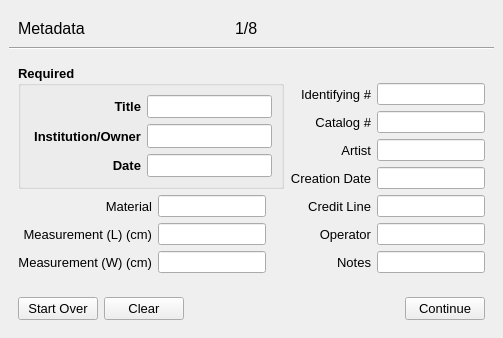
          <widget class="QWidget" name="metadataOp">
           <layout class="QVBoxLayout" name="verticalLayout_7">
            <property name="leftMargin">
             <number>0</number>
            </property>
            <property name="topMargin">
             <number>0</number>
            </property>
            <property name="rightMargin">
             <number>0</number>
            </property>
            <property name="bottomMargin">
             <number>0</number>
            </property>
            <item>
             <widget class="QWidget" name="metadataWidget" native="true">
              <layout class="QVBoxLayout" name="verticalLayout_5">
               <item>
                <widget class="QWidget" name="metadataInfoBar" native="true">
                 <property name="sizePolicy">
                  <sizepolicy hsizetype="Preferred" vsizetype="Preferred">
                   <horstretch>0</horstretch>
                   <verstretch>1</verstretch>
                  </sizepolicy>
                 </property>
                 <layout class="QHBoxLayout" name="horizontalLayout_2">
                  <property name="bottomMargin">
                   <number>3</number>
                  </property>
                  <item>
                   <widget class="QLabel" name="metadataPageTitle">
                    <property name="sizePolicy">
                     <sizepolicy hsizetype="Preferred" vsizetype="Preferred">
                      <horstretch>1</horstretch>
                      <verstretch>0</verstretch>
                     </sizepolicy>
                    </property>
                    <property name="font">
                     <font>
                      <pointsize>12</pointsize>
                     </font>
                    </property>
                    <property name="text">
                     <string>Metadata</string>
                    </property>
                   </widget>
                  </item>
                  <item>
                   <widget class="QLabel" name="metadataPageNum">
                    <property name="sizePolicy">
                     <sizepolicy hsizetype="Preferred" vsizetype="Preferred">
                      <horstretch>1</horstretch>
                      <verstretch>0</verstretch>
                     </sizepolicy>
                    </property>
                    <property name="font">
                     <font>
                      <pointsize>12</pointsize>
                     </font>
                    </property>
                    <property name="text">
                     <string>1/8</string>
                    </property>
                   </widget>
                  </item>
                  <item>
                   <spacer name="horizontalSpacer">
                    <property name="orientation">
                     <enum>Qt::Horizontal</enum>
                    </property>
                    <property name="sizeHint" stdset="0">
                     <size>
                      <width>40</width>
                      <height>20</height>
                     </size>
                    </property>
                   </spacer>
                  </item>
                 </layout>
                </widget>
               </item>
               <item>
                <widget class="Line" name="line">
                 <property name="orientation">
                  <enum>Qt::Horizontal</enum>
                 </property>
                </widget>
               </item>
               <item>
                <widget class="QWidget" name="metadataMainWidget" native="true">
                 <property name="sizePolicy">
                  <sizepolicy hsizetype="Preferred" vsizetype="Preferred">
                   <horstretch>0</horstretch>
                   <verstretch>10</verstretch>
                  </sizepolicy>
                 </property>
                 <layout class="QVBoxLayout" name="verticalLayout_8">
                  <property name="leftMargin">
                   <number>0</number>
                  </property>
                  <property name="topMargin">
                   <number>0</number>
                  </property>
                  <property name="rightMargin">
                   <number>0</number>
                  </property>
                  <property name="bottomMargin">
                   <number>0</number>
                  </property>
                  <item>
                   <widget class="QWidget" name="metadataMain" native="true">
                    <property name="sizePolicy">
                     <sizepolicy hsizetype="Preferred" vsizetype="Preferred">
                      <horstretch>0</horstretch>
                      <verstretch>8</verstretch>
                     </sizepolicy>
                    </property>
                    <layout class="QGridLayout" name="gridLayout_22">
                     <item row="15" column="1">
                      <widget class="QLineEdit" name="materialInput">
                       <property name="sizePolicy">
                        <sizepolicy hsizetype="Expanding" vsizetype="Expanding">
                         <horstretch>0</horstretch>
                         <verstretch>0</verstretch>
                        </sizepolicy>
                       </property>
                      </widget>
                     </item>
                     <item row="16" column="7">
                      <widget class="QLineEdit" name="operatorInput">
                       <property name="sizePolicy">
                        <sizepolicy hsizetype="Expanding" vsizetype="Expanding">
                         <horstretch>0</horstretch>
                         <verstretch>0</verstretch>
                        </sizepolicy>
                       </property>
                      </widget>
                     </item>
                     <item row="17" column="7">
                      <widget class="QLineEdit" name="notesInput">
                       <property name="sizePolicy">
                        <sizepolicy hsizetype="Expanding" vsizetype="Expanding">
                         <horstretch>0</horstretch>
                         <verstretch>0</verstretch>
                        </sizepolicy>
                       </property>
                      </widget>
                     </item>
                     <item row="15" column="0">
                      <widget class="QLabel" name="materialLabel">
                       <property name="font">
                        <font>
                         <pointsize>10</pointsize>
                        </font>
                       </property>
                       <property name="layoutDirection">
                        <enum>Qt::LeftToRight</enum>
                       </property>
                       <property name="text">
                        <string>Material</string>
                       </property>
                       <property name="alignment">
                        <set>Qt::AlignRight|Qt::AlignTrailing|Qt::AlignVCenter</set>
                       </property>
                      </widget>
                     </item>
                     <item row="16" column="1">
                      <widget class="QLineEdit" name="measurementLInput">
                       <property name="sizePolicy">
                        <sizepolicy hsizetype="Expanding" vsizetype="Expanding">
                         <horstretch>0</horstretch>
                         <verstretch>0</verstretch>
                        </sizepolicy>
                       </property>
                      </widget>
                     </item>
                     <item row="3" column="7">
                      <widget class="QLineEdit" name="identifyingNumberInput">
                       <property name="sizePolicy">
                        <sizepolicy hsizetype="Expanding" vsizetype="Expanding">
                         <horstretch>0</horstretch>
                         <verstretch>0</verstretch>
                        </sizepolicy>
                       </property>
                      </widget>
                     </item>
                     <item row="16" column="0">
                      <widget class="QLabel" name="measurementLLabel">
                       <property name="font">
                        <font>
                         <pointsize>10</pointsize>
                        </font>
                       </property>
                       <property name="layoutDirection">
                        <enum>Qt::LeftToRight</enum>
                       </property>
                       <property name="text">
                        <string>Measurement (L) (cm)</string>
                       </property>
                       <property name="alignment">
                        <set>Qt::AlignRight|Qt::AlignTrailing|Qt::AlignVCenter</set>
                       </property>
                      </widget>
                     </item>
                     <item row="17" column="1">
                      <widget class="QLineEdit" name="measurementWInput">
                       <property name="sizePolicy">
                        <sizepolicy hsizetype="Expanding" vsizetype="Expanding">
                         <horstretch>0</horstretch>
                         <verstretch>0</verstretch>
                        </sizepolicy>
                       </property>
                      </widget>
                     </item>
                     <item row="17" column="0">
                      <widget class="QLabel" name="measurementWLabel">
                       <property name="font">
                        <font>
                         <pointsize>10</pointsize>
                        </font>
                       </property>
                       <property name="layoutDirection">
                        <enum>Qt::LeftToRight</enum>
                       </property>
                       <property name="text">
                        <string>Measurement (W) (cm)</string>
                       </property>
                       <property name="alignment">
                        <set>Qt::AlignRight|Qt::AlignTrailing|Qt::AlignVCenter</set>
                       </property>
                      </widget>
                     </item>
                     <item row="5" column="6">
                      <widget class="QLabel" name="artistLabel">
                       <property name="font">
                        <font>
                         <pointsize>10</pointsize>
                        </font>
                       </property>
                       <property name="layoutDirection">
                        <enum>Qt::LeftToRight</enum>
                       </property>
                       <property name="text">
                        <string>Artist</string>
                       </property>
                       <property name="alignment">
                        <set>Qt::AlignRight|Qt::AlignTrailing|Qt::AlignVCenter</set>
                       </property>
                      </widget>
                     </item>
                     <item row="17" column="6">
                      <widget class="QLabel" name="notesLabel">
                       <property name="font">
                        <font>
                         <pointsize>10</pointsize>
                        </font>
                       </property>
                       <property name="layoutDirection">
                        <enum>Qt::LeftToRight</enum>
                       </property>
                       <property name="text">
                        <string>Notes</string>
                       </property>
                       <property name="alignment">
                        <set>Qt::AlignRight|Qt::AlignTrailing|Qt::AlignVCenter</set>
                       </property>
                      </widget>
                     </item>
                     <item row="4" column="6">
                      <widget class="QLabel" name="catalogNumberLabel">
                       <property name="font">
                        <font>
                         <pointsize>10</pointsize>
                        </font>
                       </property>
                       <property name="layoutDirection">
                        <enum>Qt::LeftToRight</enum>
                       </property>
                       <property name="text">
                        <string>Catalog #</string>
                       </property>
                       <property name="alignment">
                        <set>Qt::AlignRight|Qt::AlignTrailing|Qt::AlignVCenter</set>
                       </property>
                      </widget>
                     </item>
                     <item row="5" column="7">
                      <widget class="QLineEdit" name="artistInput">
                       <property name="sizePolicy">
                        <sizepolicy hsizetype="Expanding" vsizetype="Expanding">
                         <horstretch>0</horstretch>
                         <verstretch>0</verstretch>
                        </sizepolicy>
                       </property>
                      </widget>
                     </item>
                     <item row="15" column="7">
                      <widget class="QLineEdit" name="creditLineInput">
                       <property name="sizePolicy">
                        <sizepolicy hsizetype="Expanding" vsizetype="Expanding">
                         <horstretch>0</horstretch>
                         <verstretch>0</verstretch>
                        </sizepolicy>
                       </property>
                      </widget>
                     </item>
                     <item row="15" column="6">
                      <widget class="QLabel" name="creditLineLabel">
                       <property name="font">
                        <font>
                         <pointsize>10</pointsize>
                        </font>
                       </property>
                       <property name="layoutDirection">
                        <enum>Qt::LeftToRight</enum>
                       </property>
                       <property name="text">
                        <string>Credit Line</string>
                       </property>
                       <property name="alignment">
                        <set>Qt::AlignRight|Qt::AlignTrailing|Qt::AlignVCenter</set>
                       </property>
                      </widget>
                     </item>
                     <item row="16" column="6">
                      <widget class="QLabel" name="operatorLabel">
                       <property name="font">
                        <font>
                         <pointsize>10</pointsize>
                        </font>
                       </property>
                       <property name="layoutDirection">
                        <enum>Qt::LeftToRight</enum>
                       </property>
                       <property name="text">
                        <string>Operator</string>
                       </property>
                       <property name="alignment">
                        <set>Qt::AlignRight|Qt::AlignTrailing|Qt::AlignVCenter</set>
                       </property>
                      </widget>
                     </item>
                     <item row="6" column="7">
                      <widget class="QLineEdit" name="creationDateInput">
                       <property name="sizePolicy">
                        <sizepolicy hsizetype="Expanding" vsizetype="Expanding">
                         <horstretch>0</horstretch>
                         <verstretch>0</verstretch>
                        </sizepolicy>
                       </property>
                      </widget>
                     </item>
                     <item row="4" column="7">
                      <widget class="QLineEdit" name="catalogNumberInput">
                       <property name="sizePolicy">
                        <sizepolicy hsizetype="Expanding" vsizetype="Expanding">
                         <horstretch>0</horstretch>
                         <verstretch>0</verstretch>
                        </sizepolicy>
                       </property>
                      </widget>
                     </item>
                     <item row="3" column="6">
                      <widget class="QLabel" name="identifyingNumberLabel">
                       <property name="font">
                        <font>
                         <pointsize>10</pointsize>
                        </font>
                       </property>
                       <property name="layoutDirection">
                        <enum>Qt::LeftToRight</enum>
                       </property>
                       <property name="text">
                        <string>Identifying #</string>
                       </property>
                       <property name="alignment">
                        <set>Qt::AlignRight|Qt::AlignTrailing|Qt::AlignVCenter</set>
                       </property>
                      </widget>
                     </item>
                     <item row="6" column="6">
                      <widget class="QLabel" name="creationDateLabel">
                       <property name="font">
                        <font>
                         <pointsize>10</pointsize>
                        </font>
                       </property>
                       <property name="layoutDirection">
                        <enum>Qt::LeftToRight</enum>
                       </property>
                       <property name="text">
                        <string>Creation Date</string>
                       </property>
                       <property name="alignment">
                        <set>Qt::AlignRight|Qt::AlignTrailing|Qt::AlignVCenter</set>
                       </property>
                      </widget>
                     </item>
                     <item row="0" column="0" rowspan="7" colspan="5">
                      <widget class="QGroupBox" name="requiredGroupBox">
                       <property name="sizePolicy">
                        <sizepolicy hsizetype="Preferred" vsizetype="Expanding">
                         <horstretch>0</horstretch>
                         <verstretch>0</verstretch>
                        </sizepolicy>
                       </property>
                       <property name="font">
                        <font>
                         <pointsize>10</pointsize>
                         <bold>true</bold>
                        </font>
                       </property>
                       <property name="title">
                        <string>Required</string>
                       </property>
                       <layout class="QGridLayout" name="gridLayout_23">
                        <item row="0" column="0">
                         <widget class="QLabel" name="titleLabel">
                          <property name="sizePolicy">
                           <sizepolicy hsizetype="Expanding" vsizetype="Preferred">
                            <horstretch>0</horstretch>
                            <verstretch>0</verstretch>
                           </sizepolicy>
                          </property>
                          <property name="font">
                           <font>
                            <pointsize>10</pointsize>
                            <bold>true</bold>
                           </font>
                          </property>
                          <property name="styleSheet">
                           <string notr="true"/>
                          </property>
                          <property name="text">
                           <string>Title</string>
                          </property>
                          <property name="alignment">
                           <set>Qt::AlignRight|Qt::AlignTrailing|Qt::AlignVCenter</set>
                          </property>
                         </widget>
                        </item>
                        <item row="0" column="1">
                         <widget class="QLineEdit" name="titleInput">
                          <property name="sizePolicy">
                           <sizepolicy hsizetype="Expanding" vsizetype="Expanding">
                            <horstretch>0</horstretch>
                            <verstretch>0</verstretch>
                           </sizepolicy>
                          </property>
                         </widget>
                        </item>
                        <item row="1" column="0">
                         <widget class="QLabel" name="institutionOrOwnerLabel">
                          <property name="sizePolicy">
                           <sizepolicy hsizetype="Expanding" vsizetype="Preferred">
                            <horstretch>0</horstretch>
                            <verstretch>0</verstretch>
                           </sizepolicy>
                          </property>
                          <property name="font">
                           <font>
                            <pointsize>10</pointsize>
                            <bold>true</bold>
                           </font>
                          </property>
                          <property name="text">
                           <string>Institution/Owner</string>
                          </property>
                          <property name="alignment">
                           <set>Qt::AlignRight|Qt::AlignTrailing|Qt::AlignVCenter</set>
                          </property>
                         </widget>
                        </item>
                        <item row="1" column="1">
                         <widget class="QLineEdit" name="institutionOrOwnerInput">
                          <property name="sizePolicy">
                           <sizepolicy hsizetype="Expanding" vsizetype="Expanding">
                            <horstretch>0</horstretch>
                            <verstretch>0</verstretch>
                           </sizepolicy>
                          </property>
                         </widget>
                        </item>
                        <item row="2" column="0">
                         <widget class="QLabel" name="dateLabel">
                          <property name="sizePolicy">
                           <sizepolicy hsizetype="Expanding" vsizetype="Preferred">
                            <horstretch>0</horstretch>
                            <verstretch>0</verstretch>
                           </sizepolicy>
                          </property>
                          <property name="font">
                           <font>
                            <pointsize>10</pointsize>
                            <bold>true</bold>
                           </font>
                          </property>
                          <property name="text">
                           <string>Date</string>
                          </property>
                          <property name="alignment">
                           <set>Qt::AlignRight|Qt::AlignTrailing|Qt::AlignVCenter</set>
                          </property>
                         </widget>
                        </item>
                        <item row="2" column="1">
                         <widget class="QLineEdit" name="dateInput">
                          <property name="sizePolicy">
                           <sizepolicy hsizetype="Expanding" vsizetype="Expanding">
                            <horstretch>0</horstretch>
                            <verstretch>0</verstretch>
                           </sizepolicy>
                          </property>
                         </widget>
                        </item>
                       </layout>
                      </widget>
                     </item>
                    </layout>
                   </widget>
                  </item>
                  <item>
                   <widget class="QWidget" name="metadataActionBar" native="true">
                    <property name="sizePolicy">
                     <sizepolicy hsizetype="Preferred" vsizetype="Preferred">
                      <horstretch>0</horstretch>
                      <verstretch>1</verstretch>
                     </sizepolicy>
                    </property>
                    <layout class="QHBoxLayout" name="horizontalLayout_3">
                     <item>
                      <widget class="QPushButton" name="metadataStartOverButton">
                       <property name="font">
                        <font>
                         <pointsize>10</pointsize>
                        </font>
                       </property>
                       <property name="text">
                        <string>Start Over</string>
                       </property>
                      </widget>
                     </item>
                     <item>
                      <widget class="QPushButton" name="metadataClearButton">
                       <property name="font">
                        <font>
                         <pointsize>10</pointsize>
                        </font>
                       </property>
                       <property name="text">
                        <string>Clear</string>
                       </property>
                      </widget>
                     </item>
                     <item>
                      <spacer name="horizontalSpacer_2">
                       <property name="orientation">
                        <enum>Qt::Horizontal</enum>
                       </property>
                       <property name="sizeHint" stdset="0">
                        <size>
                         <width>40</width>
                         <height>20</height>
                        </size>
                       </property>
                      </spacer>
                     </item>
                     <item>
                      <widget class="QPushButton" name="metadataContinueButton">
                       <property name="font">
                        <font>
                         <pointsize>10</pointsize>
                        </font>
                       </property>
                       <property name="text">
                        <string>Continue</string>
                       </property>
                      </widget>
                     </item>
                    </layout>
                   </widget>
                  </item>
                 </layout>
                </widget>
               </item>
              </layout>
             </widget>
            </item>
           </layout>
          </widget>
